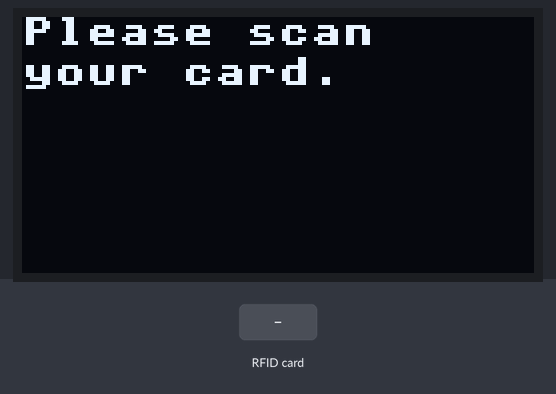
Recording of a program running on a simulated ESP32 board running MicroPython. On the bench: 128×64 one-colour display. Inputs (shaded band) come from the test bench. No radio messages arrive unless stated (any console line starting 'radio sent:' is added by the test bench); the interpreter's speed is modelled, so counts of loop turns are approximate; library files of the repository ran but are not shown: mfrc522.py, ssd1306.py; what the program prints to the serial console is not drawn.

Above: at 1.2 s.
1.3 s: RFID card 5E 7A 19 C4 held to the reader
At 1.8 s:
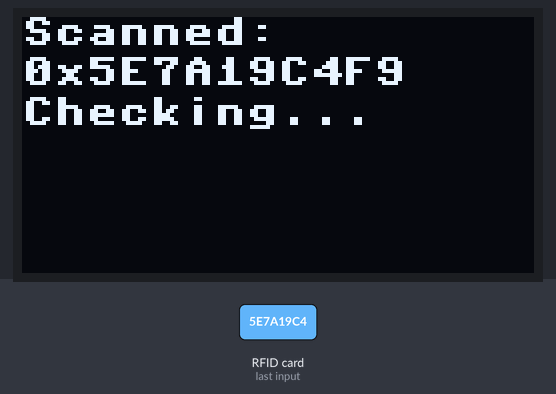
Timing chart, 0 to 4.3 s (numbered marks = the images above; inputs shaded):
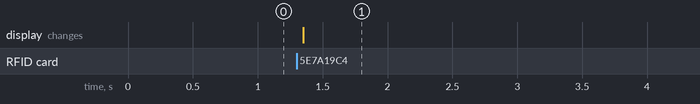

Measured:
- after the input at 1.3 s, the display: changes after 0.05 s (image 1)

The program:

outside_reader.py
```python
"""
outside_reader.py

Board located outside the gate. Sends card scans to admin_board
to check if card is valid for exit. Displays status.

Author: Allan Bernard Chan
"""

from machine import I2C
import time
from rfid_reader import RFIDReader
from display_manager import DisplayManager
from espnow_handler import ESPNowHandler

RUNNER_MAC = b'\x1c\x69\x20\xce\xfa\x24'
GATE_CONTROLLER_MAC = b'\xc8\x2e\x18\x51\xc8\x5c'

# Pins
CS = 27
RST = 25
i2c = I2C(0)

rfid = RFIDReader(cs_pin=CS, rst_pin=RST)
oled = DisplayManager(i2c)
esp = ESPNowHandler()
esp.add_peer(RUNNER_MAC)
esp.add_peer(GATE_CONTROLLER_MAC)

def main():
    while True:
        oled.show_lines(["Please scan", "your card."])
        card_id = rfid.wait_for_card()
        oled.show_lines(["Scanned:", card_id, "Checking..."])

        # Send ID prefixed with 0xA0
        raw_bytes = bytes.fromhex(card_id[2:])
        esp.send(RUNNER_MAC, b'\xb1' + raw_bytes)
        time.sleep(5)  # Allow time for display update

        mac, response = esp.recv()
        print(f"[INSIDE READER] Received from {mac}: {response}")

        if response == b'\xb2':
            oled.show_lines(["Access granted"])
            esp.send(GATE_CONTROLLER_MAC, b'\x01')
        elif response == b'\xb3':
            oled.show_lines(["Access denied"])
        elif mac is None and response is None:
            oled.show_lines(["No response from", "Admin Board.", "Try again."])
        else:
            oled.show_lines(["Unexpected response", "from Admin Board."])
        time.sleep(5)  # Allow time for display update

main()
```

rfid_reader.py
```python
"""
RFID Reader abstraction using MFRC522 on SPI.
"""

from mfrc522 import MFRC522

class RFIDReader:
    def __init__(self, cs_pin, rst_pin):
        self.rdr = MFRC522(rst_pin, cs_pin)

    def wait_for_card(self):
        print("Waiting for card...")
        while True:
            (stat, tag_type) = self.rdr.request(self.rdr.REQIDL)
            if stat == self.rdr.OK:
                (stat, raw_uid) = self.rdr.anticoll()
                if stat == self.rdr.OK:
                    return self._format_uid(raw_uid)

    def _format_uid(self, raw_uid):
        return "0x" + "".join("{:02X}".format(i) for i in raw_uid)
```

display_manager.py
```python
"""
SSD1306 OLED display manager.
"""

from ssd1306 import SSD1306_I2C
import time

class DisplayManager:
    def __init__(self, i2c, width=128, height=64):
        self.oled = SSD1306_I2C(width, height, i2c)

    def show_message(self, message, duration=2):
        self.oled.fill(0)
        self.oled.text(message, 0, 0)
        self.oled.show()
        time.sleep(duration)

    def show_lines(self, lines, clear=True):
        if clear:
            self.oled.fill(0)
        for idx, line in enumerate(lines):
            self.oled.text(line, 0, idx * 10)
        self.oled.show()
```

espnow_handler.py
```python
"""
espnow_handler.py

Handles ESP-NOW peer communication setup and message dispatching
for the ESP32 boards in the gate access control system.

Author: Allan Bernard Chan
Date: July 2025
"""

import espnow  # type: ignore
import network  # type: ignore
import time

class ESPNowHandler:
    """
    A class to manage ESP-NOW peer-to-peer messaging.

    Attributes:
        peers (dict): Dictionary of known peer MACs and their roles.
    """
    def __init__(self, wifi_interface=None):
        """
        Initializes ESP-NOW and Wi-Fi interface.

        Args:
            wifi_interface: Optional network interface to use.
        """
        self.iface = wifi_interface or network.WLAN(network.STA_IF)
        self.iface.active(True)
        self.iface.disconnect()  # Ensure no active connections

        self.espnow = espnow.ESPNow()
        self.espnow.active(True)

        self.peers = []

    def add_peer(self, mac):
        """
        Adds a peer to the ESP-NOW peer list.

        Args:
            mac (bytes): MAC address of the peer.
        """
        if mac not in self.peers:
            self.espnow.add_peer(mac)
            self.peers.append(mac)

    def send(self, mac, msg):
        """
        Sends a message to a specified peer.

        Args:
            mac (bytes): MAC address of the peer.
            msg (bytes): Message payload to send.
        """
        try:
            self.espnow.send(mac, msg)
        except Exception as e:
            print(f"[ESPNow] Failed to send to {mac}: {e}")

    def recv(self, timeout_ms=5000):
        """
        Waits for a message to be received.

        Args:
            timeout_ms (int): Timeout in milliseconds.
        Returns:
            (mac, msg): Tuple of sender MAC and message payload or (None, None) if timeout.
        """
        # start = time.ticks_ms()
        # while time.ticks_diff(time.ticks_ms(), start) < timeout_ms:
        #     if self.espnow.poll():
        #         mac, msg = self.espnow.recv()
        #         return mac, msg
        # return None, None
        try:
            mac, msg = self.espnow.irecv(timeout_ms)
        except OSError as e:
            print(f"[ESPNow] Error receiving message: {e}")
            return None, None
        except Exception as e:
            print(f"[ESPNow] Unexpected error: {e}")
            return None, None
        else:
            return mac, msg
```
